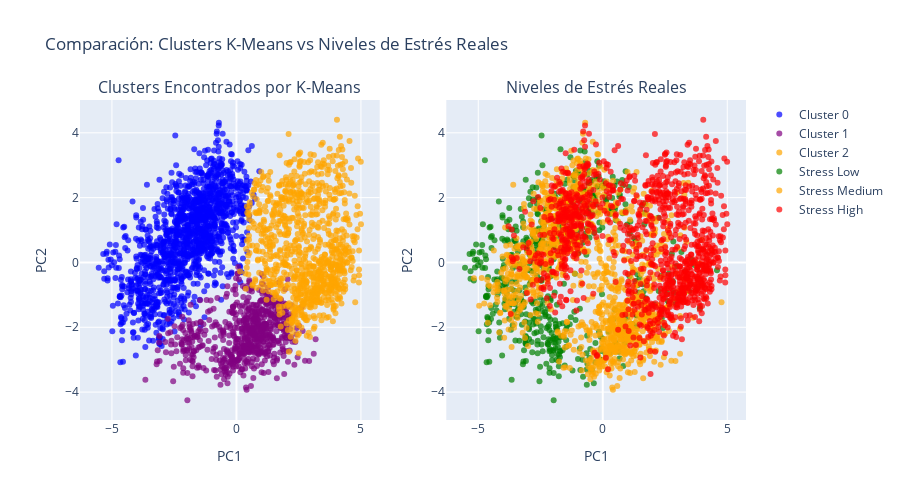

Notebook cell for this chart:
### Code cell
# Aplicar K-Means con k=3 (coincide con nuestros 3 niveles de estrEs)
kmeans_3 = KMeans(n_clusters=3, random_state=42)
clusters_3 = kmeans_3.fit_predict(X_pca_reduced)

# Añadir clusters al dataframe
pca_df['Cluster'] = clusters_3

# Calcular métricas de evaluación
sil_score_3 = silhouette_score(X_pca_reduced, clusters_3)
ari_score = adjusted_rand_score(y_pca, clusters_3)

print(f"Resultados del clustering con k=3:")
print(f"Puntaje de silueta: {sil_score_3:.3f}")
print(f"Adjusted Rand Index (vs etiquetas reales): {ari_score:.3f}")

# Analisis de correspondencia entre clusters y niveles de estrés
print(f"\nDistribución de clusters vs niveles de estrés reales:")
confusion_cluster = pd.crosstab(pca_df['Stress_Level'], pca_df['Cluster'], margins=True)
print(confusion_cluster)

# Visualizacion de clusters vs etiquetas reales
fig = make_subplots(
    rows=1, cols=2,
    subplot_titles=('Clusters Encontrados por K-Means', 'Niveles de Estrés Reales'),
    specs=[[{"type": "scatter"}, {"type": "scatter"}]]
)

# Grafica de clusters
cluster_colors = {0: 'blue', 1: 'purple', 2: 'orange'}
for cluster_id in [0, 1, 2]:
    mask = pca_df['Cluster'] == cluster_id
    fig.add_trace(
        go.Scatter(
            x=pca_df.loc[mask, 'PC1'],
            y=pca_df.loc[mask, 'PC2'],
            mode='markers',
            name=f'Cluster {cluster_id}',
            marker=dict(
                color=cluster_colors[cluster_id],
                size=6,
                opacity=0.7
            ),
            showlegend=True
        ),
        row=1, col=1
    )

# Gráfica de niveles de estrés reales
for stress_level in [0, 1, 2]:
    mask = pca_df['Stress_Level'] == stress_level
    fig.add_trace(
        go.Scatter(
            x=pca_df.loc[mask, 'PC1'],
            y=pca_df.loc[mask, 'PC2'],
            mode='markers',
            name=f'Stress {stress_labels[stress_level]}',
            marker=dict(
                color=stress_colors[stress_level],
                size=6,
                opacity=0.7
            ),
            showlegend=True
        ),
        row=1, col=2
    )

fig.update_layout(
    title_text="Comparación: Clusters K-Means vs Niveles de Estrés Reales",
    height=500
)

fig.update_xaxes(title_text="PC1", row=1, col=1)
fig.update_xaxes(title_text="PC1", row=1, col=2)
fig.update_yaxes(title_text="PC2", row=1, col=1)
fig.update_yaxes(title_text="PC2", row=1, col=2)

fig.show()

### Figure 1 — Plotly figure (JSON) as saved in the notebook; plotly's stock layout.template omitted (floating-point values rounded to 4 significant figures; data arrays with more than 128 entries replaced by an {"elided": "..."} marker saying what was removed)
{"data": [{"marker": {"color": "blue", "opacity": 0.7, "size": 6}, "mode": "markers", "name": "Cluster 0", "showlegend": true, "type": "scatter", "x": {"elided": "1408 float values"}, "xaxis": "x", "y": {"elided": "1408 float values"}, "yaxis": "y"}, {"marker": {"color": "purple", "opacity": 0.7, "size": 6}, "mode": "markers", "name": "Cluster 1", "showlegend": true, "type": "scatter", "x": {"elided": "680 float values"}, "xaxis": "x", "y": {"elided": "680 float values"}, "yaxis": "y"}, {"marker": {"color": "orange", "opacity": 0.7, "size": 6}, "mode": "markers", "name": "Cluster 2", "showlegend": true, "type": "scatter", "x": {"elided": "912 float values"}, "xaxis": "x", "y": {"elided": "912 float values"}, "yaxis": "y"}, {"marker": {"color": "green", "opacity": 0.7, "size": 6}, "mode": "markers", "name": "Stress Low", "showlegend": true, "type": "scatter", "x": {"elided": "624 float values"}, "xaxis": "x2", "y": {"elided": "624 float values"}, "yaxis": "y2"}, {"marker": {"color": "orange", "opacity": 0.7, "size": 6}, "mode": "markers", "name": "Stress Medium", "showlegend": true, "type": "scatter", "x": {"elided": "1258 float values"}, "xaxis": "x2", "y": {"elided": "1258 float values"}, "yaxis": "y2"}, {"marker": {"color": "red", "opacity": 0.7, "size": 6}, "mode": "markers", "name": "Stress High", "showlegend": true, "type": "scatter", "x": {"elided": "1118 float values"}, "xaxis": "x2", "y": {"elided": "1118 float values"}, "yaxis": "y2"}], "layout": {"annotations": [{"font": {"size": 16}, "showarrow": false, "text": "Clusters Encontrados por K-Means", "x": 0.225, "xanchor": "center", "xref": "paper", "y": 1, "yanchor": "bottom", "yref": "paper"}, {"font": {"size": 16}, "showarrow": false, "text": "Niveles de Estrés Reales", "x": 0.775, "xanchor": "center", "xref": "paper", "y": 1, "yanchor": "bottom", "yref": "paper"}], "height": 500, "title": {"text": "Comparación: Clusters K-Means vs Niveles de Estrés Reales"}, "xaxis": {"anchor": "y", "domain": [0, 0.45], "title": {"text": "PC1"}}, "xaxis2": {"anchor": "y2", "domain": [0.55, 1], "title": {"text": "PC1"}}, "yaxis": {"anchor": "x", "domain": [0, 1], "title": {"text": "PC2"}}, "yaxis2": {"anchor": "x2", "domain": [0, 1], "title": {"text": "PC2"}}}}
